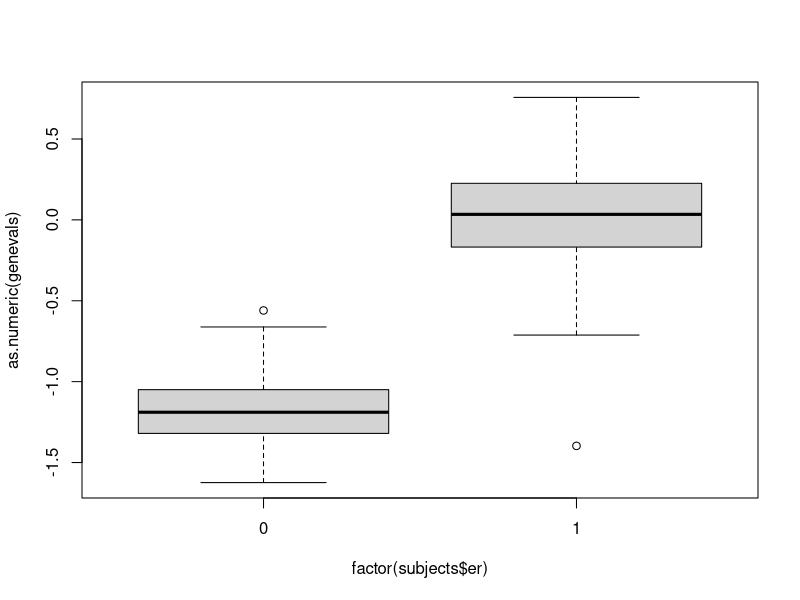

Source code (R):
## ---- chunk 1
genes <- read.delim("gene.description.txt")
subjects <- read.delim("cancer.patients.txt")
evals <- read.delim("gene.expression.txt",stringsAsFactors = FALSE)
## ---- chunk 2
ind <- match("ESR1", genes[,2])
probe <- genes[ind,1]
genevals <- evals[match(probe,rownames(evals)),]

## ---- chunk 3
boxplot(as.numeric(genevals)~factor(subjects$er))
t.test(as.numeric(genevals)~factor(subjects$er))
## ---- chunk 4
##YOUR CODE HERE
## ---- chunk 5
##YOUR CODE HERE
